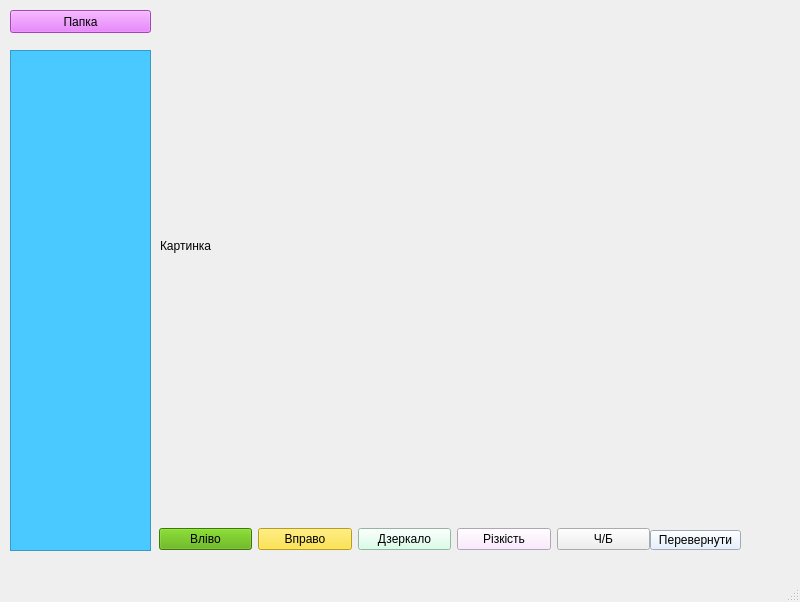
<?xml version="1.0" encoding="UTF-8"?>
<ui version="4.0">
 <class>MainWindow</class>
 <widget class="QMainWindow" name="MainWindow">
  <property name="geometry">
   <rect>
    <x>0</x>
    <y>0</y>
    <width>800</width>
    <height>602</height>
   </rect>
  </property>
  <property name="windowTitle">
   <string>Easy Editor</string>
  </property>
  <widget class="QWidget" name="centralwidget">
   <widget class="QPushButton" name="btn_dir">
    <property name="geometry">
     <rect>
      <x>10</x>
      <y>10</y>
      <width>141</width>
      <height>23</height>
     </rect>
    </property>
    <property name="styleSheet">
     <string notr="true">background-color: rgb(229, 96, 255);</string>
    </property>
    <property name="text">
     <string>Папка</string>
    </property>
   </widget>
   <widget class="QListWidget" name="lw_files">
    <property name="geometry">
     <rect>
      <x>10</x>
      <y>50</y>
      <width>141</width>
      <height>501</height>
     </rect>
    </property>
    <property name="styleSheet">
     <string notr="true">background-color: rgb(73, 201, 255);</string>
    </property>
   </widget>
   <widget class="QLabel" name="lb_image">
    <property name="geometry">
     <rect>
      <x>160</x>
      <y>50</y>
      <width>621</width>
      <height>391</height>
     </rect>
    </property>
    <property name="text">
     <string>Картинка</string>
    </property>
   </widget>
   <widget class="QWidget" name="horizontalLayoutWidget">
    <property name="geometry">
     <rect>
      <x>159</x>
      <y>519</y>
      <width>491</width>
      <height>41</height>
     </rect>
    </property>
    <layout class="QHBoxLayout" name="horizontalLayout">
     <item>
      <widget class="QPushButton" name="btn_left">
       <property name="styleSheet">
        <string notr="true">background-color: rgb(85, 170, 0);</string>
       </property>
       <property name="text">
        <string>Вліво</string>
       </property>
      </widget>
     </item>
     <item>
      <widget class="QPushButton" name="btn_right">
       <property name="styleSheet">
        <string notr="true">background-color: rgb(85, 0, 0);
background-color: rgb(255, 222, 30);</string>
       </property>
       <property name="text">
        <string>Вправо</string>
       </property>
      </widget>
     </item>
     <item>
      <widget class="QPushButton" name="btn_flip">
       <property name="styleSheet">
        <string notr="true">background-color: rgb(206, 255, 226);</string>
       </property>
       <property name="text">
        <string>Дзеркало</string>
       </property>
      </widget>
     </item>
     <item>
      <widget class="QPushButton" name="btn_sharp">
       <property name="styleSheet">
        <string notr="true">background-color: rgb(251, 228, 255);</string>
       </property>
       <property name="text">
        <string>Різкість</string>
       </property>
      </widget>
     </item>
     <item>
      <widget class="QPushButton" name="btn_bw">
       <property name="text">
        <string>Ч/Б</string>
       </property>
      </widget>
     </item>
    </layout>
   </widget>
   <widget class="QPushButton" name="btn_1">
    <property name="geometry">
     <rect>
      <x>650</x>
      <y>530</y>
      <width>91</width>
      <height>20</height>
     </rect>
    </property>
    <property name="styleSheet">
     <string notr="true">background-color: rgb(224, 238, 255);</string>
    </property>
    <property name="text">
     <string>Перевернути</string>
    </property>
   </widget>
  </widget>
  <widget class="QMenuBar" name="menubar">
   <property name="geometry">
    <rect>
     <x>0</x>
     <y>0</y>
     <width>800</width>
     <height>18</height>
    </rect>
   </property>
  </widget>
  <widget class="QStatusBar" name="statusbar"/>
 </widget>
 <resources/>
 <connections/>
</ui>
